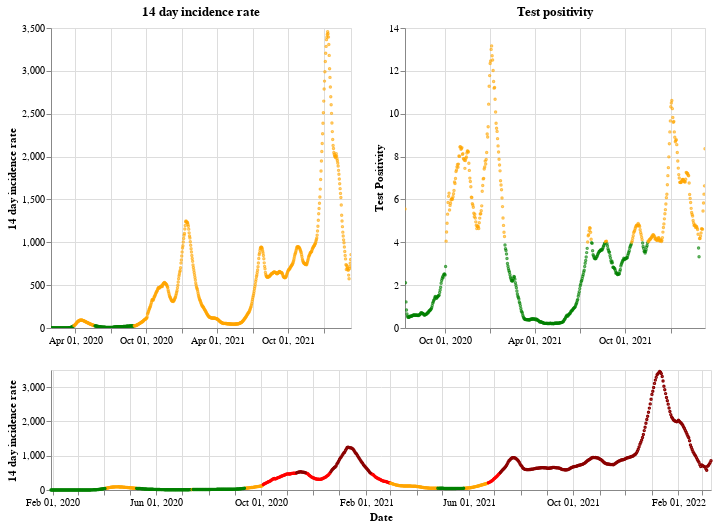

The cell this chart's notebook holds for it:
### Markdown cell above
## England

### Code cell
plot_traffic_light('England')

### Figure 1 — Vega-Lite specification as saved in the notebook (floating-point values rounded to 4 significant figures; data arrays with more than 128 entries replaced by an {"elided": "..."} marker saying what was removed)
{"config": {"view": {"continuousWidth": 400, "continuousHeight": 300}}, "vconcat": [{"hconcat": [{"mark": {"type": "point", "size": 2}, "encoding": {"color": {"condition": {"value": "green", "test": "(datum.twoWeeklyCasesRate <= 25)"}, "value": "orange"}, "tooltip": [{"type": "nominal", "field": "areaName"}, {"type": "temporal", "field": "date"}, {"type": "quantitative", "field": "twoWeeklyCasesRate"}, {"type": "quantitative", "field": "testPositivity"}], "x": {"type": "temporal", "axis": {"title": ""}, "field": "date", "scale": {"domain": {"selection": "DateBrush"}}, "timeUnit": "yearmonthdate"}, "y": {"type": "quantitative", "axis": {"title": "14 day incidence rate"}, "field": "twoWeeklyCasesRate"}}, "title": "14 day incidence rate", "width": 300}, {"mark": {"type": "point", "size": 2}, "encoding": {"color": {"condition": {"value": "green", "test": "(datum.testPositivity <= 4)"}, "value": "orange"}, "tooltip": [{"type": "nominal", "field": "areaName"}, {"type": "temporal", "field": "date"}, {"type": "quantitative", "field": "twoWeeklyCasesRate"}, {"type": "quantitative", "field": "testPositivity"}], "x": {"type": "temporal", "axis": {"title": ""}, "field": "date", "scale": {"domain": {"selection": "DateBrush"}}, "timeUnit": "yearmonthdate"}, "y": {"type": "quantitative", "axis": {"title": "Test Positivity"}, "field": "testPositivity"}}, "title": "Test positivity", "width": 300}]}, {"layer": [{"mark": {"type": "point", "size": 2}, "encoding": {"color": {"condition": {"value": "orange", "test": "(((datum.testPositivity < 4) && (datum.twoWeeklyCasesRate >= 50)) && (datum.twoWeeklyCasesRate < 200))"}, "value": "red"}, "opacity": {"condition": {"value": 1, "test": "((datum.twoWeeklyCasesRate >= 50) && (datum.twoWeeklyCasesRate < 500))"}, "value": 0}, "tooltip": [{"type": "nominal", "field": "areaName"}, {"type": "temporal", "field": "date"}, {"type": "quantitative", "field": "twoWeeklyCasesRate"}, {"type": "quantitative", "field": "testPositivity"}], "x": {"type": "temporal", "axis": {"title": "Date"}, "field": "date", "timeUnit": "yearmonthdate"}, "y": {"type": "quantitative", "axis": {"title": "14 day incidence rate"}, "field": "twoWeeklyCasesRate"}}, "selection": {"DateBrush": {"type": "interval", "encodings": ["x"], "fields": ["Time"]}}}, {"mark": {"type": "point", "size": 2}, "encoding": {"color": {"value": "darkred"}, "opacity": {"condition": {"value": 1, "test": "(datum.twoWeeklyCasesRate >= 500)"}, "value": 0}, "tooltip": [{"type": "nominal", "field": "areaName"}, {"type": "temporal", "field": "date"}, {"type": "quantitative", "field": "twoWeeklyCasesRate"}, {"type": "quantitative", "field": "testPositivity"}], "x": {"type": "temporal", "axis": {"title": "Date"}, "field": "date", "timeUnit": "yearmonthdate"}, "y": {"type": "quantitative", "axis": {"title": "14 day incidence rate"}, "field": "twoWeeklyCasesRate"}}}, {"mark": {"type": "point", "size": 2}, "encoding": {"color": {"condition": {"value": "green", "test": "((datum.testPositivity < 4) && (datum.twoWeeklyCasesRate < 50))"}, "value": "orange"}, "opacity": {"condition": {"value": 1, "test": "(datum.twoWeeklyCasesRate < 50)"}, "value": 0}, "tooltip": [{"type": "nominal", "field": "areaName"}, {"type": "temporal", "field": "date"}, {"type": "quantitative", "field": "twoWeeklyCasesRate"}, {"type": "quantitative", "field": "testPositivity"}], "x": {"type": "temporal", "axis": {"title": "Date"}, "field": "date", "timeUnit": "yearmonthdate"}, "y": {"type": "quantitative", "axis": {"title": "14 day incidence rate"}, "field": "twoWeeklyCasesRate"}}}], "height": 120, "width": 660}], "data": {"name": "data-e1d1460565f0f90ef1207e90a4cd2264"}, "$schema": "https://vega.github.io/schema/vega-lite/v4.8.1.json", "datasets": {"data-e1d1460565f0f90ef1207e90a4cd2264": {"elided": "772 records"}}}
